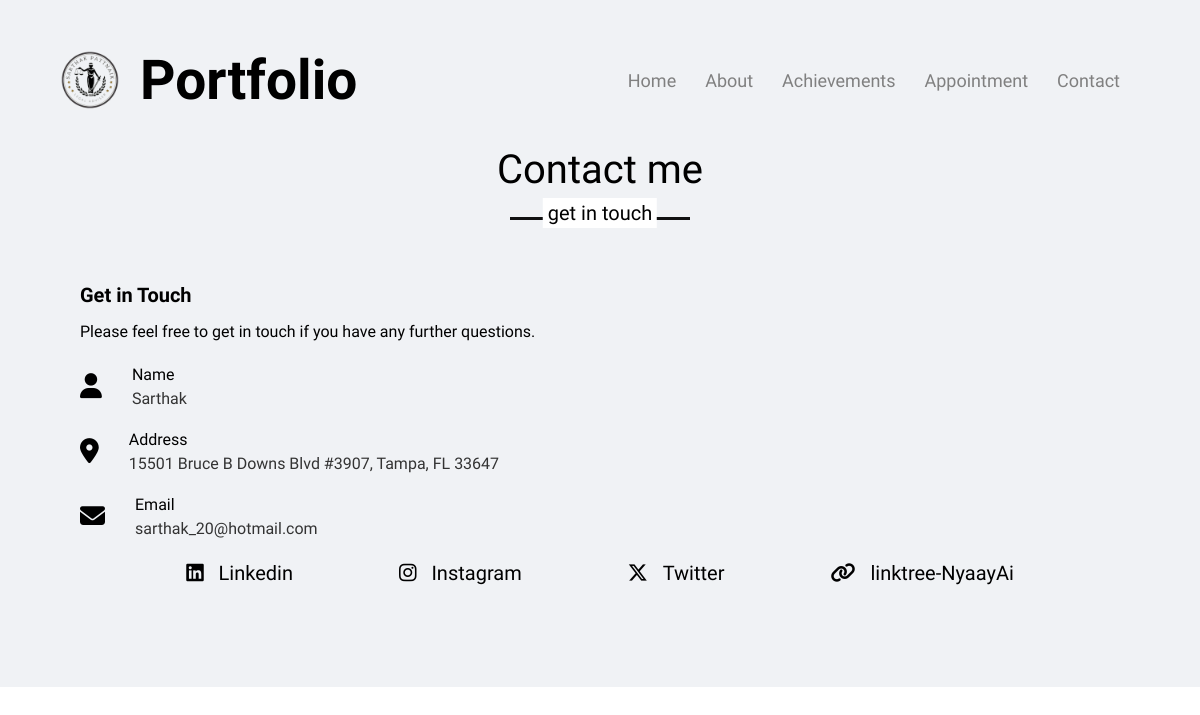
The app's page /contact with its own data.
### myapp/models.py (models this page shows)
class PersonalDetails(models.Model):
    name = models.CharField(max_length = 50)
    address = models.CharField(max_length = 100)
    email = models.CharField(max_length = 70)
    profile = models.ImageField(upload_to="uploads/")
    about = models.CharField(max_length = 500, default = "MBA candidate transitioning from successful legal career to business and management. Established as diligent legal professional with extensive background and track record. Adept in drafting, research, and advocacy. Proficient in advising, negotiating, due diligence. Dedicated to achieving optimal outcomes for clients and organizations.")

### myapp/views.py (the view)
# urls.py: path("contact",views.contact,name="contact"),
def contact(request):
    details = PersonalDetails.objects.all()
    data = {
        'contact':details[0]
    }
    return render(request,"contact.html",data)

### templates/contact.html
{% extends "base.html" %} {% load static %} {% block body %}
<section class="contact bg-white" id="contact">
  <div class="max-width">
    <h2 class="title mt-10">Contact me</h2>
    <div class="contact-content">
      <div class="column left" style="align-items: center">
        <div class="text">Get in Touch</div>
        <p>
          Please feel free to get in touch if you have any further questions.
        </p>
        <div class="icons">
          <div class="row">
            <i class="fas fa-user"></i>
            <div class="info">
              <div class="head">Name</div>
              <div class="sub-title">{{contact.name}}</div>
            </div>
          </div>
          <div class="row">
            <i class="fas fa-map-marker-alt"></i>
            <div class="info">
              <div class="head">Address</div>
              <div class="sub-title">{{contact.address}}</div>
            </div>
          </div>
          <div class="row">
            <i class="fas fa-envelope"></i>
            <div class="info">
              <div class="head">Email</div>
              <div class="sub-title">{{contact.email}}</div>
            </div>
          </div>
        </div>
      </div>
    </div>
    <ul
      class="flex md:flex-row item-center md:justify-evenly text-xl flex-col justify-center"
    >
      <li>
        <a href="https://www.linkedin.com/in/sarthakpattnaik-law/"
          >
          <i class="fa-brands fa-linkedin"></i>&nbsp;&nbsp;&nbsp;Linkedin</a
        >
      </li>
      <li>
        <a href="https://www.instagram.com/sarthakpattnaik1/"
          ><i class="fa-brands fa-instagram"></i>&nbsp;&nbsp;&nbsp;Instagram</a
        >
      </li>
      <li>
        <a href="https://twitter.com/AI_advocate"
          ><i class="fa-brands fa-x-twitter"></i>&nbsp;&nbsp;&nbsp;Twitter</a
        >
      </li>
      <li>
        <a href="https://linktr.ee/nyaay?utm_source=linktree_profile_share"
          ><i class="fa-solid fa-link"></i>&nbsp;&nbsp;&nbsp;linktree-NyaayAi</a
        >
      </li>
    </ul>
  </div>
</section>
{% endblock body %}

### static/Styles/style.css (style rules this page uses)
* { margin: 0; padding: 0; box-sizing: border-box; text-decoration: none; }
html { scroll-behavior: smooth; }
section { padding: 100px 0; background: hsl(216, 19%, 95%) !important; }
.max-width { max-width: 1300px; padding: 0 80px; margin: auto; }
.about, .services, .skills, .education, .experience, .teams, .contact, .nyaayAI, footer { font-family: "Quattrocento", serif; }
.about .about-content, .services .serv-content, .education .education-content, .experience .experience-content, .nyaayAI .nyaayAI-content, .skills .skills-content, .contact .contact-content { display: flex; flex-wrap: wrap; align-items: center; justify-content: space-between; }
section .title { position: relative; text-align: center; font-size: 40px; font-weight: 500; margin-bottom: 60px; padding-bottom: 20px; font-family: "Quattrocento", serif; }
section .title::before { content: ""; position: absolute; bottom: 0px; left: 50%; width: 180px; height: 3px; background: #111; transform: translateX(-50%); }
section .title::after { position: absolute; bottom: -8px; left: 50%; font-size: 20px; color: black; padding: 0 5px; background: #fff; transform: translateX(-50%); }
.contact .title::after { content: "get in touch"; }
.contact .contact-content .column { width: calc(50% - 30px); }
.contact .contact-content .text { font-size: 20px; font-weight: 600; margin-bottom: 10px; }
.contact .contact-content .left p { text-align: justify; }
.contact .contact-content .left .icons { margin: 10px 0; }
.contact .contact-content .row { display: flex; height: 65px; align-items: center; }
.contact .contact-content .row .info { margin-left: 30px; }
.contact .contact-content .row i { font-size: 25px; color: black; }
.contact .contact-content .info .head { font-weight: 500; }
.contact .contact-content .info .sub-title { color: #333; }

### records on screen
PersonalDetails: name "Sarthak", address "15501 Bruce B Downs Blvd #3907, Tampa, FL 33647", email "sarthak_20@hotmail.com"
